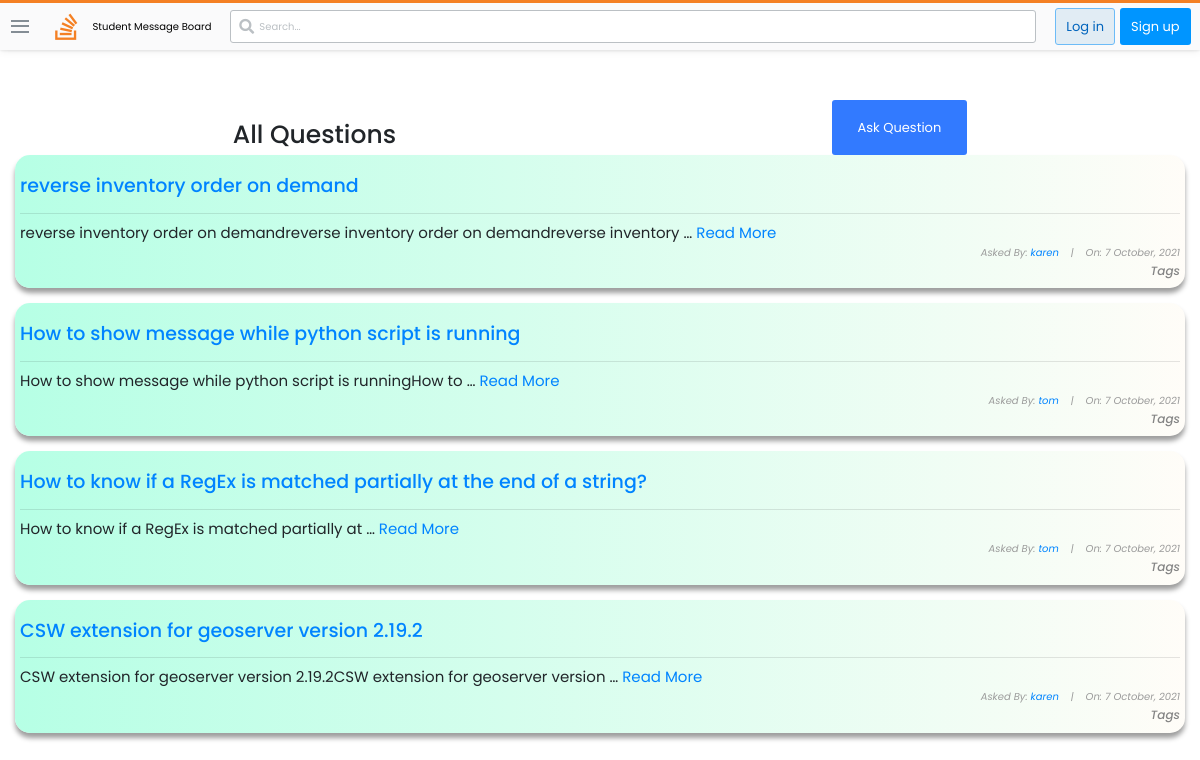
The app's page /, older data.
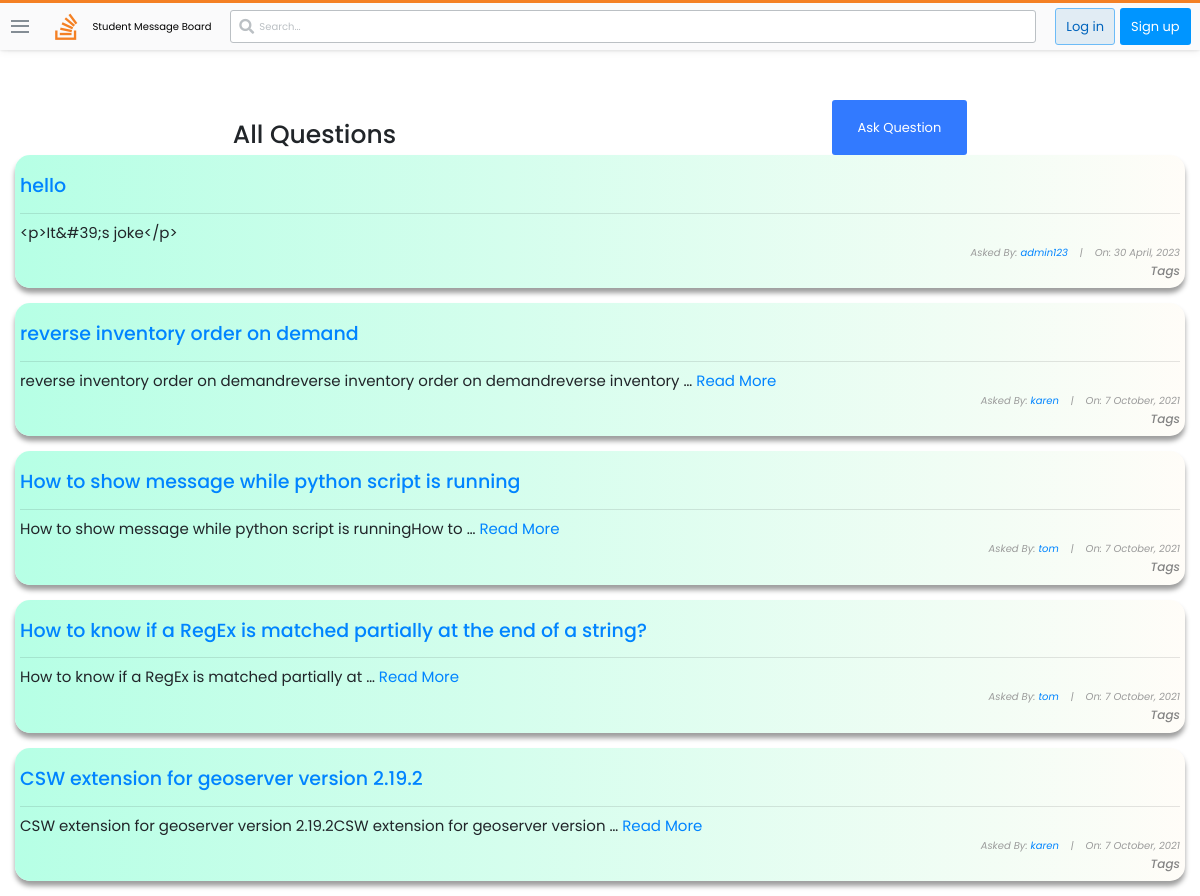
The same page, newer data.
### stackbase/models.py (models this page shows, shortened)
class Question(models.Model):
    user = models.ForeignKey(User, on_delete=models.CASCADE)
    title = models.CharField(max_length=10000)
    content = RichTextField()
    likes = models.ManyToManyField(User, related_name='question_post')
    date_created = models.DateTimeField(default=timezone.now)

### stackbase/views.py (the view)
# urls.py: path('', views.QuestionListView.as_view(), name="question-lists"),
class QuestionListView(ListView):
    model = Question
    context_object_name = 'questions'
    ordering = ['-date_created']
    def get_context_data(self, **kwargs):
        context = super().get_context_data(**kwargs)
        search_input = self.request.GET.get('search-area') or ""
        if search_input:
            context['questions'] = context['questions'].filter(title__icontains = search_input)
            context['search_input'] = search_input
        return context

### stackbase/templates/stackbase/question_list.html (shortened to what this page needs)
{% extends 'base.html' %}
{% block content %}
<!DOCTYPE html>
<html lang="en">
<head>
</head>
<body>
    <div class="container">
        <div id="sub-nav">
            <h1 id="fh1">All Questions</h1>
            {% if user.is_authenticated %}
            <button class="btn" id="logout-btn"><a id="fa" href="{% url 'stackbase:question-create'%}" style="color: white; text-decoration: none;">Ask Question</a></button>
            {% else %}
            <button class="btn" id="logout-btn"><a id="fa" href="{% url 'login' %}" style="color: white; text-decoration: none;">Ask Question</a></button>
            {% endif %}
        </div>
        <div class="list-question">
            <div class="questions">
                {% for question in questions %}
                <div class="container" style="background: linear-gradient(to right, #b6ffe5, rgba(255, 166, 0, 0.027)); padding: 5px; box-shadow: rgba(0, 0, 0, 0.383) 0px 5px 5px 0px; border-radius: 15px;" >
                    <div id="title-sec" style="display: flex; align-items: center;">
                        <h3 id="fh3"><a href="{% url 'stackbase:question-detail' question.id%}">{{ question.title }}</a></h3>
                    </div>
                    <hr>
                    {% if question.content|wordcount <= 10 %}
                    <h6 id="fh6" style="text-align: left;">{{ question.content}}</h6>
                    {% else %}
                    <h6 id="fh6" style="text-align: left;">{{ question.content|truncatewords:10}} <a href="{% url 'stackbase:question-detail' question.id%}">Read More</a></h6>
                    {% endif %}
                    <h6 id="fh6" style="font-size: 10px; font-style: italic; color: rgb(155, 155, 155);">Asked By: <a href="{% url 'profile' %}">{{ question.user }}</a>&nbsp;&nbsp;&nbsp; |&nbsp;&nbsp;&nbsp; On: {{question.date_created|date:"j F, Y"}}</h6>
                    <h5 style="text-align: right; font-size: 12px; font-style: italic;">Tags</h5>
                </div> <br>
                {% endfor %}
            </div>
        </div>
    </div>
</body>
</html>
{% endblock content %}

Row changes from the older to the newer data that the page shows:
added Question: title "hello", content "<p>It&#39;s joke</p>", user "admin123", date_created "30 April, 2023"
